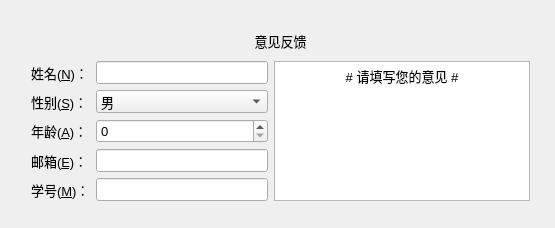
<?xml version="1.0" encoding="UTF-8"?>
<ui version="4.0">
 <class>Widget</class>
 <widget class="QWidget" name="Widget">
  <property name="geometry">
   <rect>
    <x>0</x>
    <y>0</y>
    <width>555</width>
    <height>228</height>
   </rect>
  </property>
  <property name="font">
   <font>
    <family>Microsoft YaHei UI</family>
    <pointsize>10</pointsize>
   </font>
  </property>
  <property name="windowTitle">
   <string>Widget</string>
  </property>
  <widget class="QWidget" name="">
   <property name="geometry">
    <rect>
     <x>20</x>
     <y>20</y>
     <width>521</width>
     <height>192</height>
    </rect>
   </property>
   <layout class="QVBoxLayout" name="verticalLayout">
    <item>
     <widget class="QLabel" name="label">
      <property name="text">
       <string>意见反馈</string>
      </property>
      <property name="alignment">
       <set>Qt::AlignCenter</set>
      </property>
     </widget>
    </item>
    <item>
     <spacer name="verticalSpacer">
      <property name="orientation">
       <enum>Qt::Vertical</enum>
      </property>
      <property name="sizeHint" stdset="0">
       <size>
        <width>20</width>
        <height>200</height>
       </size>
      </property>
     </spacer>
    </item>
    <item>
     <layout class="QHBoxLayout" name="horizontalLayout">
      <item>
       <layout class="QFormLayout" name="formLayout">
        <item row="0" column="0">
         <widget class="QLabel" name="nLabel">
          <property name="font">
           <font>
            <family>Microsoft YaHei UI</family>
            <pointsize>10</pointsize>
           </font>
          </property>
          <property name="text">
           <string>姓名(&amp;N)：</string>
          </property>
          <property name="buddy">
           <cstring>nLineEdit</cstring>
          </property>
         </widget>
        </item>
        <item row="0" column="1">
         <widget class="QLineEdit" name="nLineEdit">
          <property name="font">
           <font>
            <family>Microsoft YaHei UI</family>
            <pointsize>10</pointsize>
           </font>
          </property>
         </widget>
        </item>
        <item row="1" column="0">
         <widget class="QLabel" name="sLabel">
          <property name="font">
           <font>
            <family>Microsoft YaHei UI</family>
            <pointsize>10</pointsize>
           </font>
          </property>
          <property name="text">
           <string>性别(&amp;S)：</string>
          </property>
          <property name="buddy">
           <cstring>sComboBox</cstring>
          </property>
         </widget>
        </item>
        <item row="1" column="1">
         <widget class="QComboBox" name="sComboBox">
          <property name="font">
           <font>
            <family>Microsoft YaHei UI</family>
            <pointsize>10</pointsize>
           </font>
          </property>
          <item>
           <property name="text">
            <string>男</string>
           </property>
          </item>
          <item>
           <property name="text">
            <string>女</string>
           </property>
          </item>
          <item>
           <property name="text">
            <string>未知</string>
           </property>
          </item>
         </widget>
        </item>
        <item row="2" column="0">
         <widget class="QLabel" name="aLabel">
          <property name="font">
           <font>
            <family>Microsoft YaHei UI</family>
            <pointsize>10</pointsize>
           </font>
          </property>
          <property name="text">
           <string>年龄(&amp;A)：</string>
          </property>
          <property name="buddy">
           <cstring>aSpinBox</cstring>
          </property>
         </widget>
        </item>
        <item row="2" column="1">
         <widget class="QSpinBox" name="aSpinBox">
          <property name="font">
           <font>
            <family>Microsoft YaHei UI</family>
            <pointsize>10</pointsize>
           </font>
          </property>
         </widget>
        </item>
        <item row="3" column="0">
         <widget class="QLabel" name="eLabel">
          <property name="font">
           <font>
            <family>Microsoft YaHei UI</family>
            <pointsize>10</pointsize>
           </font>
          </property>
          <property name="text">
           <string>邮箱(&amp;E)：</string>
          </property>
          <property name="buddy">
           <cstring>eLineEdit</cstring>
          </property>
         </widget>
        </item>
        <item row="3" column="1">
         <widget class="QLineEdit" name="eLineEdit">
          <property name="font">
           <font>
            <family>Microsoft YaHei UI</family>
            <pointsize>10</pointsize>
           </font>
          </property>
         </widget>
        </item>
        <item row="4" column="0">
         <widget class="QLabel" name="mLabel">
          <property name="font">
           <font>
            <family>Microsoft YaHei UI</family>
            <pointsize>10</pointsize>
           </font>
          </property>
          <property name="text">
           <string>学号(&amp;M)：</string>
          </property>
          <property name="buddy">
           <cstring>mLineEdit</cstring>
          </property>
         </widget>
        </item>
        <item row="4" column="1">
         <widget class="QLineEdit" name="mLineEdit">
          <property name="font">
           <font>
            <family>Microsoft YaHei UI</family>
            <pointsize>10</pointsize>
           </font>
          </property>
         </widget>
        </item>
       </layout>
      </item>
      <item>
       <widget class="QTextEdit" name="textEdit">
        <property name="font">
         <font>
          <family>Microsoft YaHei UI</family>
          <pointsize>10</pointsize>
         </font>
        </property>
        <property name="html">
         <string>&lt;!DOCTYPE HTML PUBLIC &quot;-//W3C//DTD HTML 4.0//EN&quot; &quot;http://www.w3.org/TR/REC-html40/strict.dtd&quot;&gt;
&lt;html&gt;&lt;head&gt;&lt;meta name=&quot;qrichtext&quot; content=&quot;1&quot; /&gt;&lt;style type=&quot;text/css&quot;&gt;
p, li { white-space: pre-wrap; }
&lt;/style&gt;&lt;/head&gt;&lt;body style=&quot; font-family:'Microsoft YaHei UI'; font-size:10pt; font-weight:400; font-style:normal;&quot;&gt;
&lt;p align=&quot;center&quot; style=&quot; margin-top:0px; margin-bottom:0px; margin-left:0px; margin-right:0px; -qt-block-indent:0; text-indent:0px;&quot;&gt;# 请填写您的意见 #&lt;/p&gt;&lt;/body&gt;&lt;/html&gt;</string>
        </property>
       </widget>
      </item>
     </layout>
    </item>
   </layout>
  </widget>
 </widget>
 <layoutdefault spacing="6" margin="11"/>
 <resources/>
 <connections/>
</ui>
